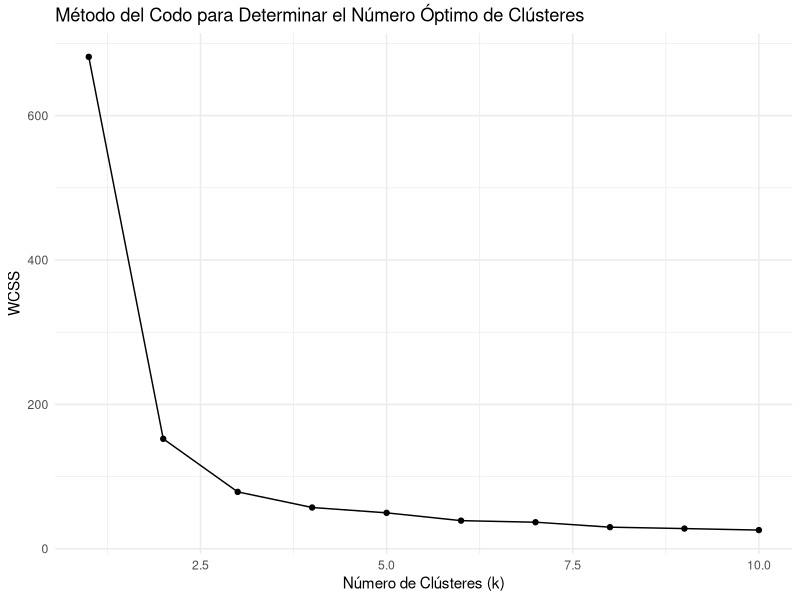

Write the R code that produced this figure.
# Instala y carga las bibliotecas si aún no están instaladas
 install.packages("cluster")
 install.packages("ggplot2")
library(cluster)
library(ggplot2)

# Cargar el conjunto de datos de ejemplo
data(iris)
X <- iris[, 1:4]

# Calcular el WCSS para diferentes valores de k
wcss <- vector("double", length = 10)
for (i in 1:10) {
  kmeans_result <- kmeans(X, centers = i, nstart = 10)
  wcss[i] <- kmeans_result$tot.withinss
}

# Crear un gráfico del método del codo
k_values <- 1:10
elbow_plot <- data.frame(k = k_values, WCSS = wcss)
ggplot(elbow_plot, aes(x = k, y = WCSS)) +
  geom_line() +
  geom_point() +
  labs(title = "Método del Codo para Determinar el Número Óptimo de Clústeres", 
       x = "Número de Clústeres (k)", 
       y = "WCSS") +
  theme_minimal()
